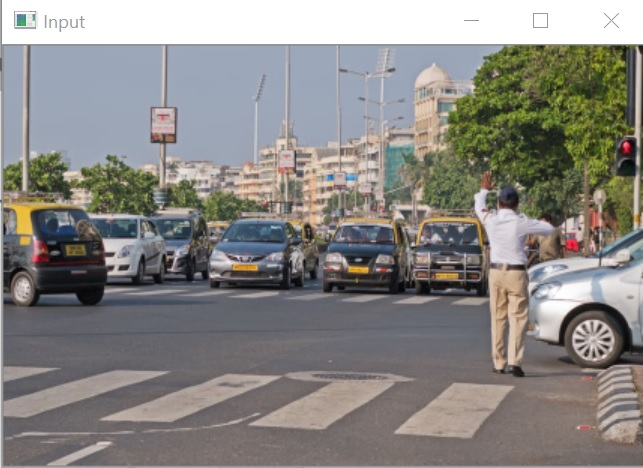
#> input picture images/traffic.jpg, 643 x 468 px
$ jupyter execute --allow-errors objectdetection.ipynb
#> lines starting #> are read from the running program, lines starting #| are printed output that depends on the picture
[cell 1]
import cv2
import numpy as np

# Loading image
img = cv2.imread("images/traffic.jpg")
#> img is the input picture: shape (468, 643, 3); mean B, G, R 131.8, 135.3, 137.5

[cell 2]
# Load Yolo model files
yolo_weight = "model/yolov3.weights"
yolo_config = "model/yolov3.cfg"
coco_labels = "model/coco.names"
#> (the rest of this cell did not finish here and is left out)

[cell 3]
#Load coco object names file.
#storing classes of objects.
#objects falling in this classes will only be detected.
classes = []
with open("model/coco.names", "r") as f:
#> (reads model/coco.names from the repository)
    classes = [line.strip() for line in f.readlines()]
print(classes)

As we are working with YOLOv3-416 model, to get better results we should resize image to (416,416).

[cell 4]
# # Defining desired shape
fWidth = 416
fHeight = 416
# Resize image in opencv
img = cv2.resize(img, (fWidth, fHeight))
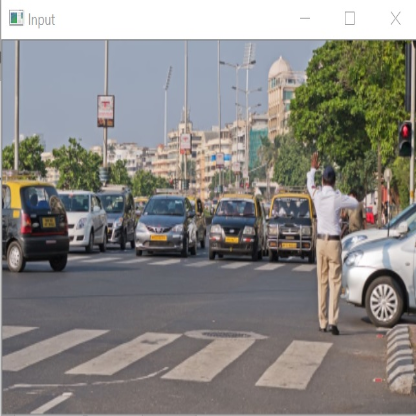
#> img: shape (416, 416, 3); mean B, G, R 131.7, 135.2, 137.4
height, width, channels = img.shape
#> height = 416; width = 416; channels = 3
print(height,width,channels)
#| 416 416 3

<h3>In this step we are giving input image to the YOLO object detection network. Now we can not provide a simple image to the YOLO object detection network. The YOLO object detection network only supports a particular type of format which is Blob. So we have to convert our input image to Blob, then only we can pass it to the network. We will do this by cv2.dnn.blobFromImage function. Then we are sending converted blob image data to YOLO network.</h3>

[cell 5]
# Convert image to Blob
blob = cv2.dnn.blobFromImage(img, 1/255, (fWidth, fHeight), (0, 0, 0), True, crop=False)
# Set input for YOLO object detection
#> (the rest of this cell did not finish here and is left out)

<br>
<h3>Here you can see there are three different output layers (Predict one, Predict two, Predict three). That means we have three different values coming out from YOLO network. Now in order to get output from these output layers, we need to know the names of these output layers.
These output layer numbers are layer-82,94,106<h3>

#> (a cell that did not finish here is left out)

<h1>Note: If you only need output from any pre-trained model, you just need to pass input data to output layers. Other layers are required while training any model. Just to remind you.</h1>

#> (a cell that did not finish here is left out)

[cell 8]
# Generating random color for all 80 classes
colors = np.random.uniform(0, 255, size=(len(classes), 3))

[cell 9]
class_ids=[]
confidences=[]
boxes=[]
#> (the rest of this cell did not finish here and is left out)

[cell 10]
# Draw bounding box with text for each object
font = cv2.FONT_HERSHEY_DUPLEX
for i in range(len(boxes)):
    if i in indexes:
        x, y, w, h = boxes[i]
        label = str(classes[class_ids[i]])
        confidence_label = int(confidences[i] * 100)
        color = colors[i]
        cv2.rectangle(img, (x, y), (x + w, y + h), color, 2)
        cv2.putText(img, f'{label, confidence_label}', (x-25, y + 75), font, 1, color, 2)

cv2.imshow("Image", img)
cv2.waitKey(0)
cv2.destroyAllWindows()
